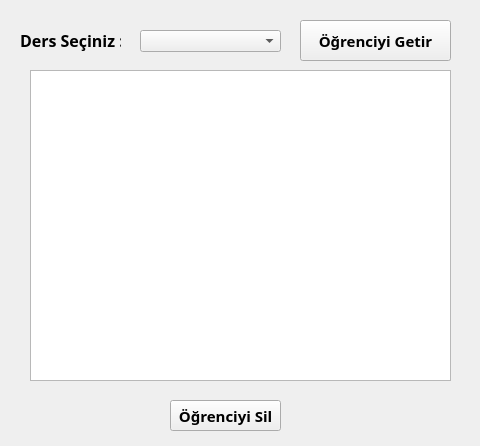
<?xml version="1.0" encoding="UTF-8"?>
<ui version="4.0">
 <class>Form</class>
 <widget class="QWidget" name="Form">
  <property name="geometry">
   <rect>
    <x>0</x>
    <y>0</y>
    <width>480</width>
    <height>446</height>
   </rect>
  </property>
  <property name="windowTitle">
   <string>Form</string>
  </property>
  <widget class="QLabel" name="label">
   <property name="geometry">
    <rect>
     <x>20</x>
     <y>30</y>
     <width>101</width>
     <height>21</height>
    </rect>
   </property>
   <property name="font">
    <font>
     <family>Bahnschrift</family>
     <pointsize>12</pointsize>
     <weight>75</weight>
     <bold>true</bold>
    </font>
   </property>
   <property name="text">
    <string>Ders Seçiniz :</string>
   </property>
  </widget>
  <widget class="QComboBox" name="comboBox">
   <property name="geometry">
    <rect>
     <x>140</x>
     <y>30</y>
     <width>141</width>
     <height>22</height>
    </rect>
   </property>
  </widget>
  <widget class="QTableWidget" name="tableWidget">
   <property name="geometry">
    <rect>
     <x>30</x>
     <y>70</y>
     <width>421</width>
     <height>311</height>
    </rect>
   </property>
  </widget>
  <widget class="QPushButton" name="pushButton">
   <property name="geometry">
    <rect>
     <x>300</x>
     <y>20</y>
     <width>151</width>
     <height>41</height>
    </rect>
   </property>
   <property name="font">
    <font>
     <family>Bahnschrift</family>
     <pointsize>11</pointsize>
     <weight>75</weight>
     <bold>true</bold>
    </font>
   </property>
   <property name="text">
    <string>Öğrenciyi Getir</string>
   </property>
  </widget>
  <widget class="QPushButton" name="pushButton_2">
   <property name="geometry">
    <rect>
     <x>170</x>
     <y>400</y>
     <width>111</width>
     <height>31</height>
    </rect>
   </property>
   <property name="font">
    <font>
     <family>Bahnschrift</family>
     <pointsize>11</pointsize>
     <weight>75</weight>
     <bold>true</bold>
    </font>
   </property>
   <property name="text">
    <string>Öğrenciyi Sil</string>
   </property>
  </widget>
 </widget>
 <resources/>
 <connections/>
</ui>
